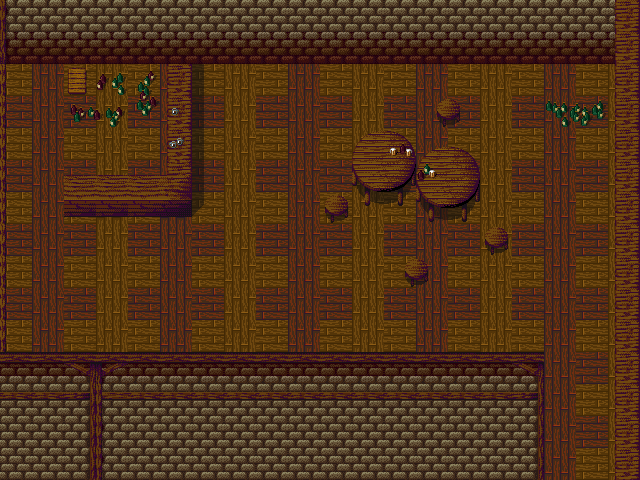

A level layout from a 2D game, rendered from its tile map. Below: a short description, then the map file with tile-grid data replaced by summaries:
An orthogonal 20x15 tile map with 32x32 px tiles, 3 tile layers (base, base, top) and 9 objects.

<map version="1.0" orientation="orthogonal" width="20" height="15" tilewidth="32" tileheight="32">
 <tileset firstgid="1" name="tileset" tilewidth="32" tileheight="32">
  <image source="../tileset.png" />
 </tileset>
 <layer name="base" width="20" height="15">
  <data>[300 cells, 300 non-empty, 4 distinct tile ids]</data>
 </layer>
 <layer name="base" width="20" height="15">
  <data>[300 cells, 154 non-empty, 43 distinct tile ids]</data>
 </layer>
 <layer name="top" width="20" height="15">
  <data>[300 cells, 24 non-empty, 8 distinct tile ids]</data>
 </layer>
 <objectgroup name="collision" width="20" height="15">
  <object name="" x="0" y="0" width="640" height="64" />
  <object name="" x="0" y="352" width="544" height="128" />
  <object name="" x="352" y="128" width="64" height="64" />
  <object name="" x="416" y="160" width="64" height="32" />
  <object name="" x="544" y="96" width="64" height="32" />
  <object name="" x="160" y="64" width="32" height="128" />
  <object name="" x="64" y="64" width="96" height="64" />
  <object name="" x="608" y="64" width="32" height="416" />
  <object name="" x="64" y="192" width="128" height="32" />
 </objectgroup>
</map>
